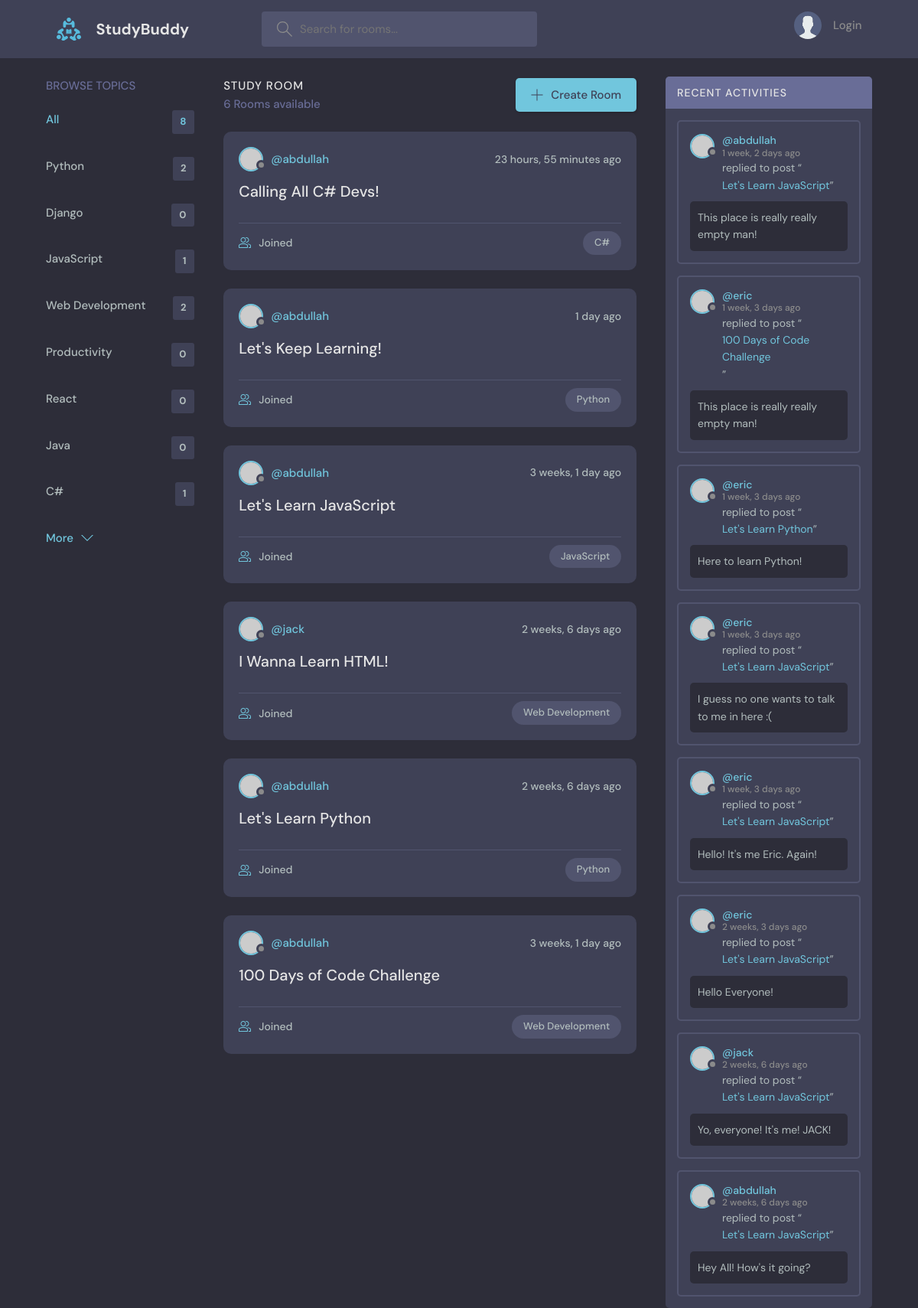
The page / on the database its author committed.
### base/models.py (models this page shows, shortened)
class Topic(models.Model):
    name: str = models.CharField(max_length=200)

class Room(models.Model):
    host = models.ForeignKey(User, on_delete=models.SET_NULL, null=True)
    topic = models.ForeignKey(Topic, on_delete=models.SET_NULL, null=True)
    name: str = models.CharField(max_length=200)
    description = models.TextField(null=True, blank=True)
    participant = models.ManyToManyField(User, related_name="participant", blank=True)
    updated = models.DateTimeField(auto_now=True)
    created = models.DateTimeField(auto_now_add=True)
    class Meta:
        ordering = ['-updated', '-created']
    def __str__(self):
        return self.name

class Message(models.Model):
    user = models.ForeignKey(User, on_delete=models.CASCADE)
    room = models.ForeignKey(Room, on_delete=models.CASCADE)
    body: str = models.TextField()
    updated = models.DateTimeField(auto_now=True)
    created = models.DateTimeField(auto_now_add=True)
    class Meta:
        ordering = ['-updated', '-created']

### base/views.py (the view)
# urls.py: 2. Add a URL to urlpatterns:  path('', views.home, name='home')
def home(request):
    q = request.GET.get('q') \
        if request.GET.get('q') is not None else ''
    rooms = Room.objects.filter(
        Q(topic__name__icontains=q) |
        Q(name__icontains=q) |
        Q(description__icontains=q)
    )
    room_messages = Message.objects.filter(
        Q(room__topic__name__icontains=q)
    )
    room_count = rooms.count()
    topics = Topic.objects.all()
    context = {'rooms': rooms,
               'topics': topics,
               'room_count': room_count,
               'room_message': room_messages}
    return render(request, 'base/home.html', context)

### base/templates/base/home.html (shortened to what this page needs)
{% extends 'main.html' %}
{% block content %}
    <main class="layout layout--3">
        <div class="container">
            {% include 'base/topics_components.html' %}
            <div class="roomList">
                <div class="roomList__header">
                    <div>
                        <h2>Study Room</h2>
                        <p>{{ room_count }} Rooms available</p>
                    </div>
                    <a class="btn btn--main" href="{% url 'create-room' %}">
                        <svg version="1.1" xmlns="http://www.w3.org/2000/svg" width="32" height="32"
                             viewBox="0 0 32 32">
                            <title>add</title>
                            <path
                                    d="M16.943 0.943h-1.885v14.115h-14.115v1.885h14.115v14.115h1.885v-14.115h14.115v-1.885h-14.115v-14.115z"
                            ></path>
                        </svg>
                        Create Room
                    </a>
                </div>
                {% include 'base/feed_component.html' %}
            </div>
            {% include 'base/activity_component.html' %}
        </div>
    </main>
{% endblock %}

### base/templates/base/topics_components.html
<div class="topics">
    <div class="topics__header">
        <h2>Browse Topics</h2>
    </div>
    <ul class="topics__list">
        <li>
            <a href="{% url 'home' %}" class="active">All <span>{{ topics.count }}</span></a>
        </li>
        {% for topic in topics %}
            <li>
                <a href="{% url 'home' %}?q={{ topic.name }}">{{ topic.name }}
                    <span>{{ topic.room_set.all.count }}</span></a>
            </li>
        {% endfor %}
    </ul>
    <a class="btn btn--link" href="topics.html">
        More
        <svg version="1.1" xmlns="http://www.w3.org/2000/svg" width="32" height="32" viewBox="0 0 32 32">
            <title>chevron-down</title>
            <path d="M16 21l-13-13h-3l16 16 16-16h-3l-13 13z"></path>
        </svg>
    </a>
</div>

### base/templates/base/feed_component.html (shortened to what this page needs)
{% for room in rooms %}
    <div class="roomListRoom">
        <div class="roomListRoom__header">
            <a href="{% url 'user-profile' room.host.id %}" class="roomListRoom__author">
                <div class="avatar avatar--small">
                    <img src="https://randomuser.me/api/portraits/women/11.jpg"/>
                </div>
                <span>@{{ room.host.username }}</span>
            </a>
            <div class="roomListRoom__actions">
                <span>{{ room.created|timesince }} ago</span>
            </div>
        </div>
        <div class="roomListRoom__content">
            <a href="{% url 'room' room.id %}">{{ room.name }}</a>
        </div>
        <div class="roomListRoom__meta">
            <a href="{% url 'room' room.id %}" class="roomListRoom__joined">
                {{ room.participants.all.count }} Joined
            </a>
            <p class="roomListRoom__topic">{{ room.topic.name }}</p>
        </div>
    </div>
{% endfor %}

### base/templates/base/activity_component.html (shortened to what this page needs)
<div class="activities">
    <div class="activities__header">
        <h2>Recent Activities</h2>
    </div>
    {% for message in room_message %}
        <div class="activities__box">
            <div class="activities__boxHeader roomListRoom__header">
                <a href="{% url 'user-profile' message.user.id %}" class="roomListRoom__author">
                    <div class="avatar avatar--small">
                        <img src="https://randomuser.me/api/portraits/women/11.jpg"/>
                    </div>
                    <p>
                        @{{ message.user }}
                        <span>{{ message.created|timesince }} ago</span>
                    </p>
                </a>
            </div>
            <div class="activities__boxContent">
                <p>replied to post “<a href="{% url 'room' message.room.id %}">{{ message.room }}</a>”</p>
                <div class="activities__boxRoomContent">
                    {{ message.body }}
                </div>
            </div>
        </div>
    {% endfor %}
</div>

### rows shown on the page
Topic: name "Python", room_set.all.count "2"
Topic: name "Django", room_set.all.count "0"
Topic: name "JavaScript", room_set.all.count "1"
Topic: name "Web Development", room_set.all.count "2"
Topic: name "Productivity", room_set.all.count "0"
Topic: name "React", room_set.all.count "0"
Topic: name "Java", room_set.all.count "0"
Topic: name "C#", room_set.all.count "1"
Room: host.username "abdullah", created "23 hours, 55 minutes", name "Calling All C# Devs!", topic.name "C#"
Room: host.username "abdullah", created "1 day", name "Let's Keep Learning!", topic.name "Python"
Room: host.username "abdullah", created "3 weeks, 1 day", name "Let's Learn JavaScript", topic.name "JavaScript"
Room: host.username "jack", created "2 weeks, 6 days", name "I Wanna Learn HTML!", topic.name "Web Development"
Room: host.username "abdullah", created "2 weeks, 6 days", name "Let's Learn Python", topic.name "Python"
Room: host.username "abdullah", created "3 weeks, 1 day", name "100 Days of Code Challenge", topic.name "Web Development"
Message: user "abdullah", created "1 week, 2 days", room "Let's Learn JavaScript", body "This place is really really empty man!"
Message: user "eric", created "1 week, 3 days", room "100 Days of Code Challenge", body "This place is really really empty man!"
Message: user "eric", created "1 week, 3 days", room "Let's Learn Python", body "Here to learn Python!"
Message: user "eric", created "1 week, 3 days", room "Let's Learn JavaScript", body "I guess no one wants to talk to me in here :("
Message: user "eric", created "1 week, 3 days", room "Let's Learn JavaScript", body "Hello! It's me Eric. Again!"
Message: user "eric", created "2 weeks, 3 days", room "Let's Learn JavaScript", body "Hello Everyone!"
Message: user "jack", created "2 weeks, 6 days", room "Let's Learn JavaScript", body "Yo, everyone! It's me! JACK!"
Message: user "abdullah", created "2 weeks, 6 days", room "Let's Learn JavaScript", body "Hey All! How's it going?"

### other values the page prints
{{ topics.count }} "8"
{{ room_count }} "6"
